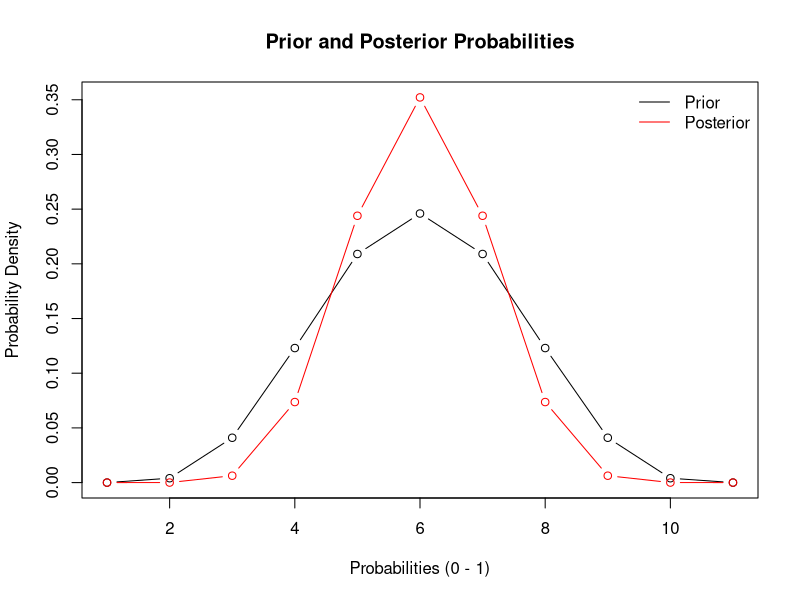

This chart was generated by the following R code:
library(tidyverse)

# 2 Dice

# 1. Create 2 vectors representing the sample spaces of both dice throws.

vectore_1 <- 1:6
vectore_2 <- 1:6


# 2. Use the 2 vectors and the expand_grid() function from the tidyverse package to generate
# a data frame representing all 36 possible outcomes of throwing both dice. Each row should
# represent one of the possible combinations.

df <- expand.grid(d1 = vectore_1, d2 = vectore_1)
df


# 3. Add a column to the data frame that specifies the probability of each possible outcome
# (combination). 

df$Probability = 1/36


# 4. Add a column to the data frame that specifies the sum across both dice for each possible
# outcome (combination).

df$Sum = df$d1 + df$d2


# 5. Compute the probability that the sum is ≥ 7 , given the first dice shows 3.

# Filter the df based on the condition (d1 = 3)
subset_data <- subset(df, d1 == 3)

# Calculate the conditional probability
conditional_probability <- sum(subset_data[subset_data$Sum >= 7,]$Probability) / sum(subset_data$Probability)

# Print the conditional probability
print(conditional_probability)


# 6. Compute the probability that the sum lies between 4 and 9.

# Filter the df based on the condition (Sum between 4 and 9)
subset_data <- subset(df, Sum >= 4 & Sum <= 9)

# Calculate the probability
probability <- sum(subset_data$Probability)

# Print the probability
print(probability)


# 7. What is the probability of the most probable sum?

# Group the df data frame by sum and calculate the sum of probabilities for each sum value
grouped_data <- df %>% 
  group_by(Sum) %>% 
  summarize(Total_Prob = sum(Probability))

# Find the maximum probability and the corresponding sum
max_probability <- max(grouped_data$Total_Prob)
most_probable_sum <- grouped_data$Sum[grouped_data$Total_Prob == max_probability]


# Print the most probable sum and its probability
print(paste("Most Probable Sum:", most_probable_sum, " Probability:", max_probability))


# 8. For each possible probability of delay, compute the probability distribution over all
# possible numbers of delays using the dbinom() function.

# Set the probabilities of delay
probabilities <- seq(0, 1, 0.1)

# Number of trains
num_trains <- 10

# Calculate the probability distributions using outer()
probability_matrix <- outer(probabilities, 0:num_trains, function(p, d) dbinom(d, num_trains, p))

# Create the data frame with row and column names
df <- as.data.frame(probability_matrix)
rownames(df) <- probabilities
colnames(df) <- 0:num_trains


# 9. Use the code below to generate train ride data. Use the dbinom() function to compute
# the likelihood of the data (observed number of delays), given p=0, p=0.1, p=0.2, p=0.3,
# p=0.4, p=0.5, p=0.6, p=0.7, p=0.8, p=0.9, p=1.

sim_rides <- function(N, p){
  sample(c("L", "O"), size=N, replace=TRUE, prob=c(p, 1-p))
}
set.seed(1237)
obs <- sim_rides(10, .3)
obs

####


probabilities <- seq(0, 1, 0.1)
likelihoods <- dbinom(sum(obs == "L"), size = length(obs), prob = probabilities)

likelihoods


# 10. Assume the below prior probabilities. Use the Bayes’ rule to calculate the posterior
# probability using the prior probabilities and the likelihoods that you computed. (2 points)

prior <- c(0.000, 0.004, 0.041, 0.123, 0.209, 0.246, 0.209, 0.123, 0.041, 0.004, 0.000)

posterior <- prior * likelihoods
posterior <- posterior / sum(posterior)

posterior

# Plotting
plot(prior, type = "b", ylim = c(0, max(prior, posterior)), xlab = "Probabilities (0 - 1)", ylab = "Probability Density", 
     main = "Prior and Posterior Probabilities")
lines(posterior, type = "b", col = "red")
legend("topright", legend = c("Prior", "Posterior"), col = c("black", "red"), lty = 1, bty = "n")


